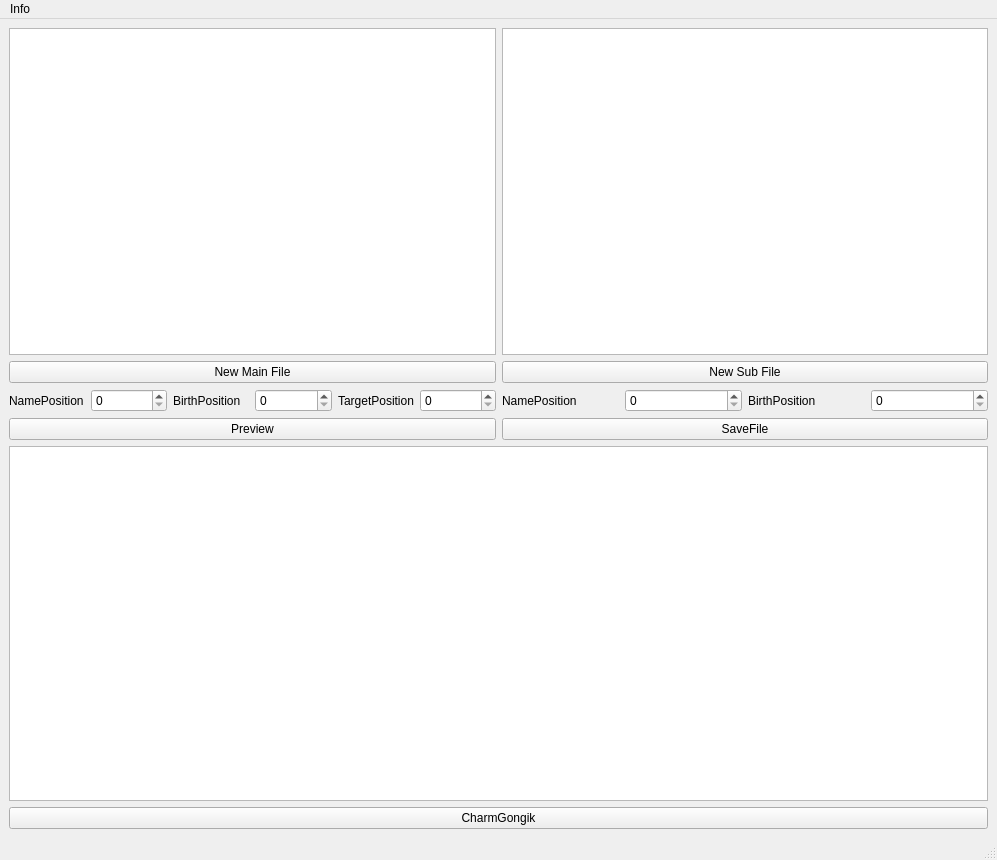
<?xml version="1.0" encoding="UTF-8"?>
<ui version="4.0">
 <class>MainWindow</class>
 <widget class="QMainWindow" name="MainWindow">
  <property name="geometry">
   <rect>
    <x>0</x>
    <y>0</y>
    <width>997</width>
    <height>860</height>
   </rect>
  </property>
  <property name="windowTitle">
   <string>MainWindow</string>
  </property>
  <widget class="QWidget" name="centralwidget">
   <layout class="QHBoxLayout" name="horizontalLayout">
    <item>
     <layout class="QVBoxLayout" name="verticalLayout">
      <item>
       <layout class="QHBoxLayout" name="horizontalLayout_2">
        <item>
         <layout class="QVBoxLayout" name="verticalLayout_3">
          <item>
           <widget class="QTableWidget" name="tableWidget_main"/>
          </item>
          <item>
           <widget class="QPushButton" name="New_Main_File_btn">
            <property name="text">
             <string>New Main File</string>
            </property>
           </widget>
          </item>
          <item>
           <layout class="QHBoxLayout" name="horizontalLayout_6">
            <item>
             <widget class="QLabel" name="label">
              <property name="text">
               <string>NamePosition</string>
              </property>
             </widget>
            </item>
            <item>
             <widget class="QSpinBox" name="spinBox_Main_name_pos"/>
            </item>
            <item>
             <widget class="QLabel" name="label_3">
              <property name="text">
               <string>BirthPosition</string>
              </property>
             </widget>
            </item>
            <item>
             <widget class="QSpinBox" name="spinBox_Main_birth_pos"/>
            </item>
            <item>
             <widget class="QLabel" name="label_5">
              <property name="text">
               <string>TargetPosition</string>
              </property>
             </widget>
            </item>
            <item>
             <widget class="QSpinBox" name="spinBox_Main_target_pos"/>
            </item>
           </layout>
          </item>
         </layout>
        </item>
        <item>
         <layout class="QVBoxLayout" name="verticalLayout_4">
          <item>
           <widget class="QTableWidget" name="tableWidget_sub"/>
          </item>
          <item>
           <widget class="QPushButton" name="New_Sub_File_btn">
            <property name="text">
             <string>New Sub File</string>
            </property>
           </widget>
          </item>
          <item>
           <layout class="QHBoxLayout" name="horizontalLayout_7">
            <item>
             <widget class="QLabel" name="label_2">
              <property name="text">
               <string>NamePosition</string>
              </property>
             </widget>
            </item>
            <item>
             <widget class="QSpinBox" name="spinBox_Sub_name_pos"/>
            </item>
            <item>
             <widget class="QLabel" name="label_4">
              <property name="text">
               <string>BirthPosition</string>
              </property>
             </widget>
            </item>
            <item>
             <widget class="QSpinBox" name="spinBox_Sub_birth_pos"/>
            </item>
           </layout>
          </item>
         </layout>
        </item>
       </layout>
      </item>
      <item>
       <layout class="QVBoxLayout" name="verticalLayout_2">
        <item>
         <layout class="QHBoxLayout" name="horizontalLayout_5">
          <item>
           <widget class="QPushButton" name="Preview_btn">
            <property name="text">
             <string>Preview</string>
            </property>
           </widget>
          </item>
          <item>
           <widget class="QPushButton" name="Save_btn">
            <property name="text">
             <string>SaveFile</string>
            </property>
           </widget>
          </item>
         </layout>
        </item>
        <item>
         <layout class="QHBoxLayout" name="horizontalLayout_3">
          <item>
           <widget class="QTableWidget" name="tableWidget_preview"/>
          </item>
         </layout>
        </item>
       </layout>
      </item>
      <item>
       <widget class="QPushButton" name="CharmGongik_btn">
        <property name="text">
         <string>CharmGongik</string>
        </property>
       </widget>
      </item>
     </layout>
    </item>
   </layout>
  </widget>
  <widget class="QMenuBar" name="menubar">
   <property name="geometry">
    <rect>
     <x>0</x>
     <y>0</y>
     <width>997</width>
     <height>21</height>
    </rect>
   </property>
   <widget class="QMenu" name="menuInfo">
    <property name="title">
     <string>Info</string>
    </property>
    <addaction name="actionQT_License"/>
    <addaction name="actionDeveloper_License"/>
   </widget>
   <addaction name="menuInfo"/>
  </widget>
  <widget class="QStatusBar" name="statusbar"/>
  <action name="actionQT_License">
   <property name="text">
    <string>QT License</string>
   </property>
  </action>
  <action name="actionDeveloper_License">
   <property name="text">
    <string>Developer License</string>
   </property>
  </action>
 </widget>
 <resources/>
 <connections/>
</ui>
